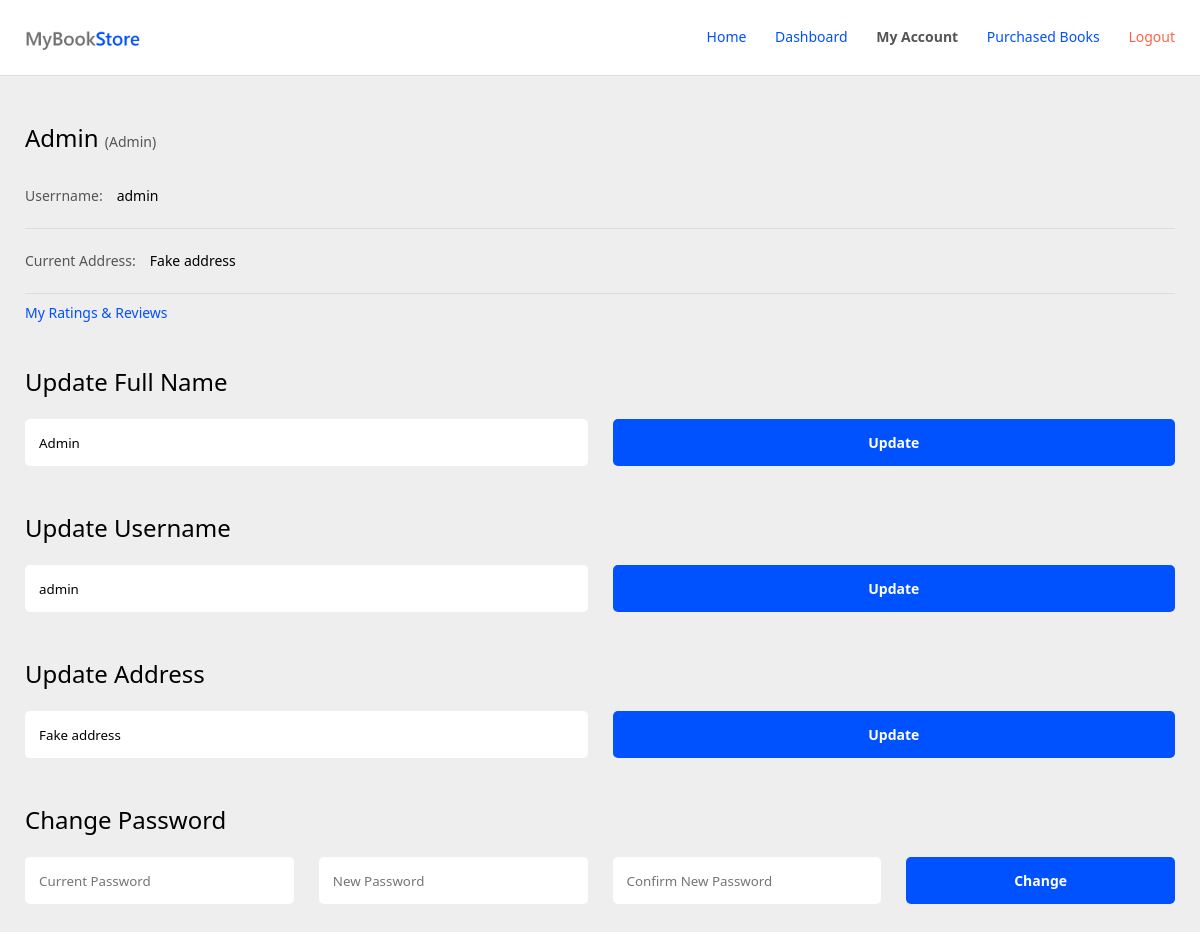
Page /myaccount.php (signed in) on the committed database.
### tables this page shows
CREATE TABLE `users` (
  `id` int(1) UNSIGNED NOT NULL,
  `fullName` char(65) NOT NULL,
  `username` char(25) NOT NULL,
  `password` char(65) NOT NULL,
  `userRole` enum('admin','user') NOT NULL DEFAULT 'user',
  `accountCreatedAt` datetime DEFAULT NULL
);

CREATE TABLE `addressbook` (
  `id` int(1) UNSIGNED NOT NULL,
  `userID` int(1) UNSIGNED NOT NULL,
  `address` text NOT NULL,
  `addedAt` datetime DEFAULT NULL
);

### inc/class-database.php (called while the page is built, shortened)
<?php
class Database {
    private $dbhost = "localhost";
    private $dbname = "bookstore";
    private $dbuser = "root";
    private $dbpass = "";
    private $dbchar = "utf8";
    public function connect() {
        try {
            $this->connection = new PDO("mysql:host=$this->dbhost; dbname=$this->dbname; charset=$this->dbchar", $this->dbuser, $this->dbpass);
            $this->connection->setAttribute(PDO::ATTR_ERRMODE, PDO::ERRMODE_EXCEPTION);
            return $this->connection;
        }
        catch(PDOException $error) {
            die('Error: ' . $error->getMessage());
        }
    }
}
?>

### inc/class-user.php (called while the page is built, shortened)
<?php
class User {
    private $db_table = "users";
    private $database_connection;
    public $id;
    public function __construct($database_connection) {
        $this->database_connection = $database_connection;
    }
    public function getUserDetails() {
        try {
            $query = "SELECT * FROM $this->db_table WHERE id = :id";
            $statement = $this->database_connection->prepare($query);
            $statement->bindParam(':id', $this->id, PDO::PARAM_STR);
            $statement->execute();
            return $statement;
        }
        catch(PDOException $error) {
            die('Error: ' . $error->getMessage());
        }
    }
    public function getUserRole() {
        try {
            $query = "SELECT userRole FROM $this->db_table WHERE id = :id";
            $statement = $this->database_connection->prepare($query);
            $statement->bindParam(':id', $this->id, PDO::PARAM_INT);
            $statement->execute();
            $result = $statement->fetch(PDO::FETCH_ASSOC);
            if(is_array($result)) {
                if(count($result) > 0) {
                    return $result["userRole"];
                }
                else {
                    return null;
                }
            }
            else {
                return null;
            }
        }
        catch(PDOException $error) {
            die('Error: ' . $error->getMessage());
        }
    }
}
?>

### inc/class-address.php (called while the page is built, shortened)
<?php
class Address {
    private $db_table = "addressbook";
    private $database_connection;
    public $userID;
    public function __construct($database_connection) {
        $this->database_connection = $database_connection;
    }
    public function isAddressExist() {
        try {
            $query = "SELECT COUNT(id) FROM $this->db_table WHERE userID = :userID";
            $statement = $this->database_connection->prepare($query);
            $statement->bindParam(':userID', $this->userID, PDO::PARAM_INT);
            $statement->execute();
            $result = $statement->fetchColumn();
            if($result > 0) {
                return true;
            }
            else {
                return false;
            }
        }
        catch(PDOException $error) {
            die('Error: ' . $error->getMessage());
        }
    }
    public function getAddress() {
        try {
            $query = "SELECT address FROM $this->db_table WHERE userID = :userID";
            $statement = $this->database_connection->prepare($query);
            $statement->bindParam(':userID', $this->userID, PDO::PARAM_INT);
            $statement->execute();
            $result = $statement->fetch(PDO::FETCH_ASSOC);
            if(is_array($result)) {
                if(count($result) > 0) {
                    return $result["address"];
                }
                else {
                    return null;
                }
            }
            else {
                return null;
            }
        }
        catch(PDOException $error) {
            die('Error: ' . $error->getMessage());
        }
    }
}
?>

### myaccount.php (the view, shortened to what this page needs)
<?php
$loggedIn = true;
$Database = new Database();
$User = new User($Database->connect());
$Address = new Address($Database->connect());
$User->username = $_COOKIE["username"];
$userID = $User->getUserID();
$Address->userID = $userID;
$address = $Address->getAddress();
$addressExist = $Address->isAddressExist();
$username_ = null;
$fullName_ = null;
$userRole_ = null;
$User->id = $userID;
$getUserDetails = $User->getUserDetails();
$userRole = $User->getUserRole();
while($rowUD = $getUserDetails->fetch(PDO::FETCH_ASSOC)) {
    $username_ = $rowUD["username"];
    $fullName_ = $rowUD["fullName"];
    $userRole_ = $rowUD["userRole"];
}
?>
<!DOCTYPE html>
<html lang="en">
<head>
    <link rel="stylesheet" href="assets/css/reset.css?<?php echo mt_rand(999,99999); ?>"/>
    <link rel="stylesheet" href="assets/css/style.css?<?php echo mt_rand(999,99999); ?>"/>
</head>
<body>
    <header id="header" class="header">
        <div class="inner-wrapper">
            <div class="side"><img src="assets/images/MyBookStore.png" alt="Logo" class="logo" /></div>
            <div class="side">
                <ul class="header-menu">
                    <li class="menu"><a href="index.php">Home</a></li>
                    <?php
                    if($loggedIn && $userRole == "admin") {
                    ?>
                    <li class="menu"><a href="dashboard.php">Dashboard</a></li>
                    <?php
                    }
                    ?>
                    <?php
                        if($loggedIn) {
                    ?>
                    <li class="menu active"><a href="myaccount.php">My Account</a></li>
                    <li class="menu"><a href="purchased-books.php">Purchased Books</a></li>
                    <li class="menu"><a class="color-tomato" href="logout.php">Logout</a></li>
                    <?php
                        }
                        else {
                    ?>
                    <li class="menu"><a href="login.php">Login</a></li>
                    <li class="menu"><a class="color-tomato" href="register.php">Create an Account</a></li>
                    <?php
                        }
                    ?>
                </ul>
            </div>
        </div>
    </header>
    <div id="scroll-body" class="body">
        <div class="list-section">
            <h2 class="list-title"><?php echo $fullName_; ?> <span style="color:#555555; text-transform:capitalize; font-size: 14px;">(<?php echo $userRole_; ?>)</span></h2>
            <div class="list-container">
                <div class="book-lists">
                    <div class="list" style="-webkit-justify-content: flex-start; -moz-justify-content: flex-start; justify-content: flex-start;"><span style="color:#555555; margin-right: 14px;">Userrname:</span> <?php echo $username_; ?></div>
                    <div class="list" style="-webkit-justify-content: flex-start; -moz-justify-content: flex-start; justify-content: flex-start;"><span style="color:#555555; margin-right: 14px;">Current Address:</span> <?php echo $address; ?></div>
                </div>
                <div class="more-call">
                    <a href="viewreviews.php">My Ratings & Reviews</a>
                </div>
            </div>
        </div>
        <div class="list-section">
            <h2 class="list-title">Update Full Name</h2>
            <div class="list-container">
                <div class="book-lists">
                <form class="form single-line" method="post">
                <input name="fullName" type="text" class="text" placeholder="Full Name" value="<?php echo $fullName_; ?>">
                <button name="update-name" class="submit-button">Update</button>
                </form>
                    </div>
            </div>
        </div>
        <div class="list-section">
            <h2 class="list-title">Update Username</h2>
            <div class="list-container">
                <div class="book-lists">
                <form class="form single-line" method="post">
                <input name="username" type="text" class="text" placeholder="Username" value="<?php echo $username_; ?>">
                <button name="update-username" class="submit-button">Update</button>
                </form>
                    </div>
            </div>
        </div>
        <div class="list-section">
            <?php
                if(!$addressExist) {
            ?>
            <h2 class="list-title">Add Address</h2>
            <?php
                }
                else {
            ?>
            <h2 class="list-title">Update Address</h2>
            <?php
                }
            ?>
            <div class="list-container">
                <?php
                    if(!$addressExist) {
                ?>
                <div class="book-lists">
                    <form class="form single-line" method="post">
                    <input name="address" type="text" class="text" placeholder="Address">
                    <button name="add-address" class="submit-button">Add New Address</button>
                    </form>
                </div>
                <?php
                    }
                    else {
                ?>
                <div class="book-lists">
                    <form class="form single-line" method="post">
                    <input name="address" type="text" class="text" placeholder="Address" value="<?php echo $address; ?>">
                    <button name="update-address" class="submit-button">Update</button>
                    </form>
                </div>
                <?php
                    }
                ?>
            </div>
        </div>
        <div class="list-section">
            <h2 class="list-title">Change Password</h2>
            <div class="list-container">
                <div class="book-lists">
                <form class="form single-line" method="post">
                <input name="current_password" type="password" class="text" placeholder="Current Password">
                <input name="new_password" type="password" class="text" placeholder="New Password">
                <input name="new_conf_password" type="password" class="text" placeholder="Confirm New Password">
                <button name="update-password" class="submit-button">Change</button>
                </form>
                    </div>
            </div>
        </div>
    </div>
</body>
</html>

### assets/css/style.css (style rules this page uses)
* { -webkit-box-sizing: border-box; -moz-box-sizing: border-box; box-sizing: border-box; }
body { min-width: 800px; background: #eeeeee; color: #000000; font-size: 14px; }
a { color: #0051ff; text-decoration: none; }
body, input, button, ul, li { font-family: 'Segoe UI', Tahoma, Geneva, Verdana, sans-serif; }
.color-tomato { color: #ff6347; }
.header { width: 100%; height: auto; background: #ffffff; color: #000000; border-bottom: 1px solid #dddddd; padding: 25px; top: 0; position: fixed; z-index: 1000; }
.header > .inner-wrapper { display: -webkit-flex; display: flex; -webkit-justify-content: space-between; -moz-justify-content: space-between; justify-content: space-between; -webkit-align-items: center; -moz-align-items: center; align-items: center; }
.header > .inner-wrapper .side { display: -webkit-flex; display: flex; -webkit-align-items: center; -moz-align-items: center; align-items: center; }
.body { position: relative; display: block; padding: 25px; z-index: 500; margin-top: 76px; }
.list-section { display: block; margin-bottom: 50px; margin-top: 25px; }
.list-section > h2.list-title { font-size: 24px; font-weight: normal; }
.list-section .list-container { margin-top: 14px; }
.list-section .list-container .more-call { margin-top: 14px; display: block; border-top: 1px solid #dddddd; padding-top: 12px; }
.list-section .list-container .book-lists .list { display: -webkit-flex; display: flex; -webkit-justify-content: space-between; -moz-justify-content: space-between; justify-content: space-between; -webkit-align-items: center; -moz-align-items: center; align-items: center; border-bottom: 1px solid #ddd; padding: 25px 0; }
.list-section .list-container .book-lists .list:nth-last-child(1) { border-bottom: 0; padding-bottom: 11px; }
.header-menu .menu { display: inline-block; margin-right: 25px; }
.header-menu .menu:nth-last-child(1) { margin-right: 0; }
.header-menu .menu.active, .header-menu .menu.active a { color: #555555; font-weight: 600; }
.logo { max-width: 115px; height: auto; vertical-align: middle; line-height: 0; }
.form { margin-top: 25px; }
.form .text { background: #ffffff; -webkit-border-radius: 5px; -moz-border-radius: 5px; border-radius: 5px; border: 0; outline: 0; padding: 14px; display: block; width: 100%; margin-bottom: 14px; -webkit-transition: box-shadow .2s ease-in-out; -moz-transition: box-shadow .2s ease-in-out; transition: box-shadow .2s ease-in-out; }
.form .submit-button { background: #0051ff; color: #ffffff; text-align: center; cursor: pointer; border: 0; outline: 0; -webkit-border-radius: 5px; -moz-border-radius: 5px; border-radius: 5px; width: 100%; padding: 14px; font-size: 14px; font-weight: bold; }
.single-line { display: -webkit-flex; display: flex; -webkit-justify-content: space-between; -moz-justify-content: space-between; justify-content: space-between; -webkit-align-items: center; -moz-align-items: center; align-items: center; }
.single-line .text { margin-bottom: 0; min-height: 47px; margin-right: 25px; }

### rows in the picture
users: fullName "Admin", userRole "Admin", username "admin"
addressbook: address "Fake address"
